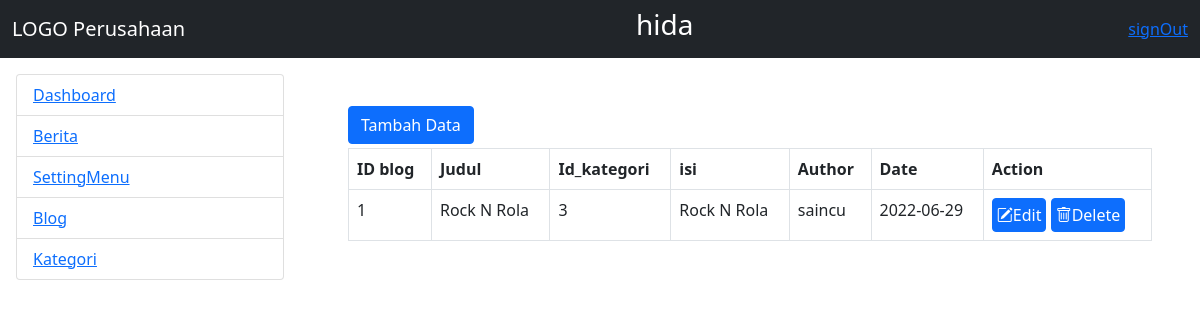
Screenshot of /admin/home.php?modul=mod_blog (signed in) with the database file from the repository.
### tables this page shows
CREATE TABLE `mst_menu` (
  `idmenu` int(11) NOT NULL,
  `nmmenu` varchar(20) NOT NULL,
  `link` varchar(30) NOT NULL,
  `is_active` tinyint(4) NOT NULL
);

CREATE TABLE `mst_blog` (
  `id_blog` int(11) NOT NULL,
  `judul` varchar(100) NOT NULL,
  `id_kategori` int(11) NOT NULL,
  `isi` text NOT NULL,
  `author` varchar(50) NOT NULL,
  `date_input` date NOT NULL
);

### admin/menu.php (the view, shortened to what this page needs)
<!DOCTYPE html>
<html lang="en">
<head>
</head>
<body>
	<?php
	$qry_menu = mysqli_query($connect_db, "select * from mst_menu limit 5")
				or die("Gagal tampil menu".mysqli_error($connect_db));
	?>
	<ul class="list-group">
		<?php
		while($row = mysqli_fetch_array($qry_menu)){
		?>
		<li class="list-group-item">
			<a href="?modul=<?= $row['link']; ?>"><?= $row['nmmenu']; ?></a>
		</li>
		<?php } ?>
	</ul>
</body>
</html>

### admin/mod_blog/index.php (shortened to what this page needs)
<?php
include_once "blogCtrl.php";
if(!isset($_GET['act'])){
?>
<a href="?modul=mod_blog&act=add" class="btn btn-primary btn-xs mb-1">Tambah Data</a>
<table class="table table-bordered">
	<tr>
		<th>ID blog</th>
		<th>Judul</th>
		<th>Id_kategori</th>
		<th>isi</th>
        <th>Author</th>
        <th>Date</th>
        <th>Action</th>
	</tr>
	<?php
	$qry_listmenu = mysqli_query($connect_db,"select * from mst_blog order by id_blog DESC")
			or die("gagal akses table mst_menu ".mysqli_error($connect_db));
	while($row = mysqli_fetch_array($qry_listmenu)){
	?>
	<tr>
		<td><?= $row['id_blog']; ?></td>
		<td><?= $row['judul']; ?></td>
		<td><?= $row['id_kategori']; ?></td>
        <td><?= $row['isi']; ?></td>
        <td><?= $row['author']; ?></td>
        <td><?= $row['date_input']; ?></td>
		<td>
			<a href="?modul=mod_blog&act=edit&id=<?= $row['id_blog']; ?>" class="btn btn-xs btn-primary p-1"><i
					class="bi bi-pencil-square"></i>Edit</a>
			<a href="?modul=mod_blog&act=delete&id=<?= $row['id_blog']; ?>" class="btn btn-xs btn-primary p-1">
				<i class="bi bi-trash"></i>Delete</a>
		</td>
	</tr>
	<?php }	?>
</table>
<?php
}
 ?>

### rows the page displays
mst_menu: nmmenu "Dashboard"
mst_menu: nmmenu "Berita"
mst_menu: nmmenu "SettingMenu"
mst_menu: nmmenu "Blog"
mst_menu: nmmenu "Kategori"
mst_blog: id_blog "1", judul "Rock N Rola", id_kategori "3", isi "Rock N Rola", author "saincu", date_input "2022-06-29"

### other values shown
$_SESSION['userlogin'] "hida"
